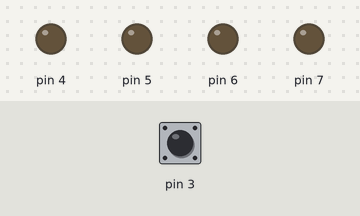
The sketch below on a simulated Arduino Uno, built with avr-gcc and run on an emulated ATmega328P. Shown: output pins drawn as LEDs (lit = HIGH). The inputs (shaded band) are chosen by the test bench; at power-on: pin 3 LOW.

Above: at 1.2 s.
1.3 s: pin 3 driven HIGH
At 2.4 s:
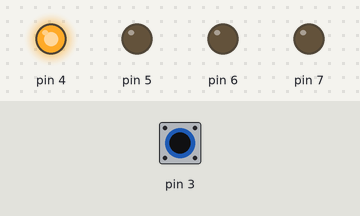
2.8 s: pin 3 pulsed LOW 5 times (0.12 s each, 0.3 s apart)
At 5.3 s:
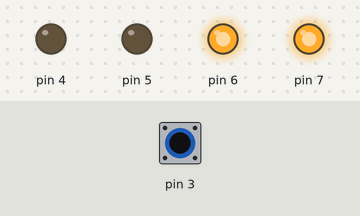
5.8 s: pin 3 pulsed LOW 2 times (0.12 s each, 0.3 s apart)
At 6.07 s:
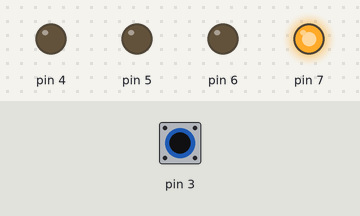
Timing chart, 0 to 8.8 s (numbered marks = the images above; inputs shaded):
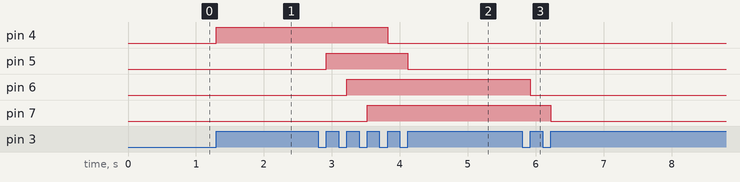

The sketch:

second-project.ino
```cpp
#define shiftLeft (PORTD << 1)
bool buttonState = 0;
byte LED = B00010000;

void setup()
{
  	DDRD = B11110000;
  	PORTD = B00000000;
}

void loop()
{
  if(((PIND & B00001000) == 8) && !buttonState) {
    buttonState = 1;
    PORTD = PORTD ^ LED;
    LED = (LED << 1);
    if(PORTD == B11110000) {
      	LED = B00010000;
    } else if (PORTD == B00000000) {
    	LED = B00010000;
    }
  } else if ((PIND & B00001000) == 0) {
  	buttonState = 0;
  }
}

//source: https://www.arduino.cc/en/Reference/PortManipulation
```

Measured:
- after the input at 1.3 s, pin 4: LOW → HIGH at once
- after the input at 2.8 s, pin 4: HIGH → LOW after 1.0 s; pin 5: LOW → HIGH after 0.12 s, → LOW 1.2 s later; pin 6: LOW → HIGH after 0.42 s; pin 7: LOW → HIGH after 0.72 s
- after the input at 5.8 s, pin 6: HIGH → LOW after 0.12 s; pin 7: HIGH → LOW after 0.42 s
